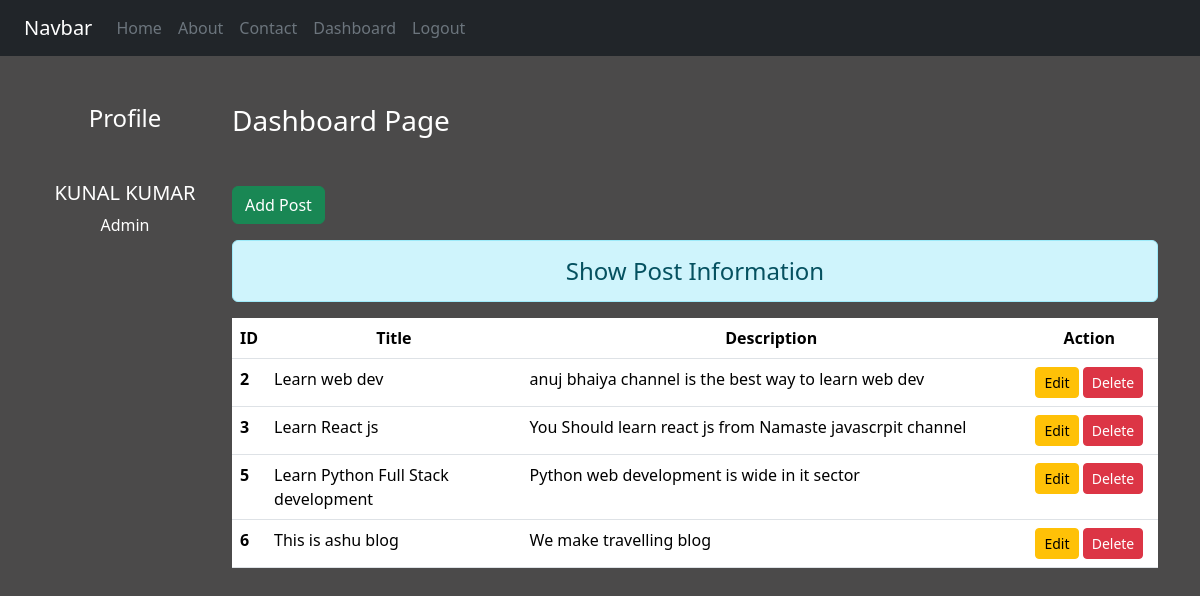
The page /dashboard/ (signed in) on the database its author committed.
### blog/models.py (models this page shows)
class Post(models.Model):
    title = models.CharField(max_length=50)
    desc = models.TextField(max_length=200)

### blog/views.py (the view)
# urls.py: path("dashboard/", views.dashboard, name="dashboard"),
def dashboard(request):
    if request.user.is_authenticated:
        posts = Post.objects.all()
        user = request.user
        full_name = user.get_full_name()
        gps = user.groups.all()
        return render(request, 'blog/dashboard.html' , {'posts':posts, 'full_name':full_name, 'gps':gps} )
    else:
        return HttpResponseRedirect('/login/')

### blog/templates/blog/dashboard.html (shortened to what this page needs)
{% extends 'blog/base.html' %} {% load static %}
{% block side %}
<div class="col-sm-2 text-white text-center ">
  <h4 class="my-5 " >Profile</h4>
  <h5>{{full_name}}</h5>
  {% for group in gps  %}
    <p>{{group.name}}</p>
  {% endfor %}
</div>
{% endblock side  %}
{% block content %}
  <div class="col-sm-10">
    <h3 class="text-white my-5" >Dashboard Page</h3>
    <a href="{% url  'addpost' %}" class="btn btn-success" >Add Post</a>
    <h4 class="text-center alert alert-info mt-3" >Show Post Information</h4>
    {% if posts %}
      <table class="table table-hover bg-white" >
        <thead>
          <tr class="text-center" >
            <th scope="col" style="width:2%"  >ID</th>
            <th scope="col" style="width:28%"  >Title</th>
            <th scope="col" style="width:55%"  >Description</th>
            <th scope="col" style="width:15%"  >Action</th>
          </tr>
        </thead>
        <tbody>
          {% for post in posts %}
            <tr>
              <th scope="row" > {{post.id}}</th>
              <td> {{post.title}} </td>
              <td> {{post.desc}} </td>
              <td class="text-center" >
                <a href="{% url  'updatepost' post.id %}" class="btn btn-warning btn-sm" >Edit</a>
                {% if perms.blog.delete_post %}
                  <form action="{% url 'deletepost' post.id %}" method="post" class="d-inline" >
                    <input type="submit" value="Delete" class="btn btn-danger btn-sm" >
                  </form>
                {%  endif %}
              </td>
            </tr>
          {% endfor %}
        </tbody>
      </table>
    {% else %}
      <h4 class="text-center alert alert-warning" >No Record</h4>
    {% endif  %}
  </div>
{% endblock  %}

### blog/static/blog/css/style.css (style rules this page uses)
body { background-color: rgb(75,74,74); color: antiquewhite; }

### rows shown on the page
Post: id "2", title "Learn web dev", desc "anuj bhaiya channel is the best way to learn web dev"
Post: id "3", title "Learn React js", desc "You Should learn react js from Namaste javascrpit channel"
Post: id "5", title "Learn Python Full Stack development", desc "Python web development is wide in it sector"
Post: id "6", title "This is ashu blog", desc "We make travelling blog"

### other values the page prints
{{ full_name }} "KUNAL KUMAR"
{{ group.name }} "Admin"
